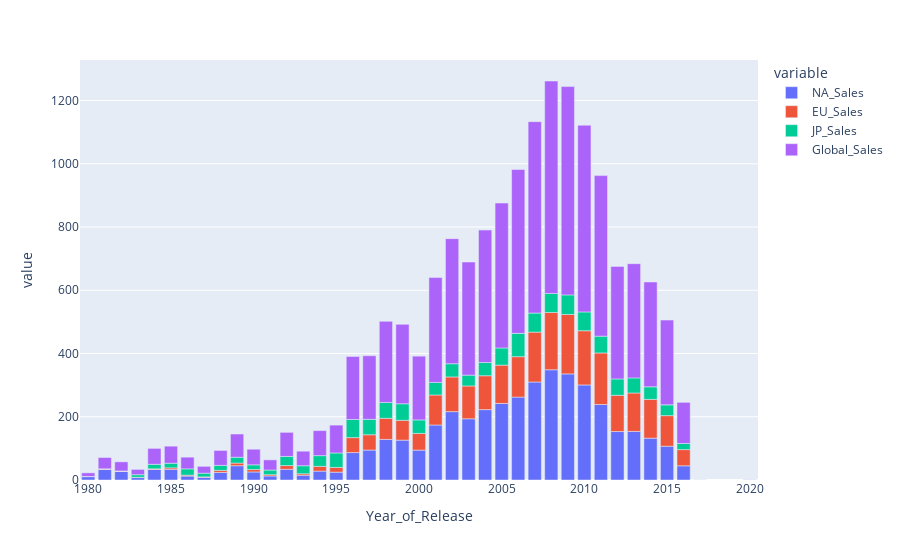

The notebook cell this image was saved under:
### Markdown cell above
## 9. Sales data by Year of Release

### Code cell
fig_9_df = df.groupby('Year_of_Release')[['NA_Sales', 'EU_Sales', 'JP_Sales', 'Global_Sales']].sum().reset_index()
fig_9 = px.bar(fig_9_df, x='Year_of_Release', y=['NA_Sales', 'EU_Sales', 'JP_Sales', 'Global_Sales'])
fig_9.show()

### Figure 1 — Plotly figure (JSON) as saved in the notebook; plotly's stock layout.template omitted (floating-point values rounded to 4 significant figures)
{"data": [{"alignmentgroup": "True", "hovertemplate": "variable=NA_Sales<br>Year_of_Release=%{x}<br>value=%{y}<extra></extra>", "legendgroup": "NA_Sales", "marker": {"color": "#636efa", "pattern": {"shape": ""}}, "name": "NA_Sales", "offsetgroup": "NA_Sales", "orientation": "v", "showlegend": true, "textposition": "auto", "type": "bar", "x": [1980, 1981, 1982, 1983, 1984, 1985, 1986, 1987, 1988, 1989, 1990, 1991, 1992, 1993, 1994, 1995, 1996, 1997, 1998, 1999, 2000, 2001, 2002, 2003, 2004, 2005, 2006, 2007, 2008, 2009, 2010, 2011, 2012, 2013, 2014, 2015, 2016, 2017, 2020], "xaxis": "x", "y": [10.59, 33.4, 26.92, 7.76, 33.28, 33.73, 12.5, 8.46, 23.87, 45.15, 25.46, 12.76, 33.89, 15.12, 28.16, 24.83, 86.76, 94.75, 128.4, 126.1, 94.5, 174.0, 216.2, 193.6, 222.5, 242.2, 262.1, 309.9, 348.7, 335.6, 300.6, 238.8, 153.3, 153.7, 132.3, 106.9, 44.93, 0, 0.27], "yaxis": "y"}, {"alignmentgroup": "True", "hovertemplate": "variable=EU_Sales<br>Year_of_Release=%{x}<br>value=%{y}<extra></extra>", "legendgroup": "EU_Sales", "marker": {"color": "#EF553B", "pattern": {"shape": ""}}, "name": "EU_Sales", "offsetgroup": "EU_Sales", "orientation": "v", "showlegend": true, "textposition": "auto", "type": "bar", "x": [1980, 1981, 1982, 1983, 1984, 1985, 1986, 1987, 1988, 1989, 1990, 1991, 1992, 1993, 1994, 1995, 1996, 1997, 1998, 1999, 2000, 2001, 2002, 2003, 2004, 2005, 2006, 2007, 2008, 2009, 2010, 2011, 2012, 2013, 2014, 2015, 2016, 2017, 2020], "xaxis": "x", "y": [0.67, 1.96, 1.65, 0.8, 2.1, 4.74, 2.84, 1.41, 6.59, 8.44, 7.63, 3.95, 11.71, 4.65, 14.88, 14.9, 47.26, 48.32, 66.9, 62.67, 52.77, 94.89, 109.8, 103.8, 107.3, 121.1, 127.9, 157.8, 181.1, 187.9, 171.4, 163.0, 114.6, 121.5, 122.7, 96.72, 51.22, 0, 0], "yaxis": "y"}, {"alignmentgroup": "True", "hovertemplate": "variable=JP_Sales<br>Year_of_Release=%{x}<br>value=%{y}<extra></extra>", "legendgroup": "JP_Sales", "marker": {"color": "#00cc96", "pattern": {"shape": ""}}, "name": "JP_Sales", "offsetgroup": "JP_Sales", "orientation": "v", "showlegend": true, "textposition": "auto", "type": "bar", "x": [1980, 1981, 1982, 1983, 1984, 1985, 1986, 1987, 1988, 1989, 1990, 1991, 1992, 1993, 1994, 1995, 1996, 1997, 1998, 1999, 2000, 2001, 2002, 2003, 2004, 2005, 2006, 2007, 2008, 2009, 2010, 2011, 2012, 2013, 2014, 2015, 2016, 2017, 2020], "xaxis": "x", "y": [0, 0, 0, 8.1, 14.27, 14.56, 19.81, 11.63, 15.76, 18.36, 14.88, 14.78, 28.91, 25.33, 33.99, 45.75, 57.44, 48.87, 50.04, 52.34, 42.77, 39.86, 41.76, 34.2, 41.65, 54.27, 73.74, 60.29, 60.25, 61.89, 59.49, 53.07, 51.8, 47.69, 39.69, 34.09, 19.31, 0.06, 0], "yaxis": "y"}, {"alignmentgroup": "True", "hovertemplate": "variable=Global_Sales<br>Year_of_Release=%{x}<br>value=%{y}<extra></extra>", "legendgroup": "Global_Sales", "marker": {"color": "#ab63fa", "pattern": {"shape": ""}}, "name": "Global_Sales", "offsetgroup": "Global_Sales", "orientation": "v", "showlegend": true, "textposition": "auto", "type": "bar", "x": [1980, 1981, 1982, 1983, 1984, 1985, 1986, 1987, 1988, 1989, 1990, 1991, 1992, 1993, 1994, 1995, 1996, 1997, 1998, 1999, 2000, 2001, 2002, 2003, 2004, 2005, 2006, 2007, 2008, 2009, 2010, 2011, 2012, 2013, 2014, 2015, 2016, 2017, 2020], "xaxis": "x", "y": [11.38, 35.77, 28.86, 16.79, 50.36, 53.94, 37.07, 21.74, 47.22, 73.45, 49.39, 32.23, 76.17, 45.98, 79.18, 88.11, 199.2, 201.0, 256.4, 251.2, 201.6, 331.5, 395.5, 357.8, 419.1, 458.3, 518.2, 605.4, 671.8, 658.9, 590.6, 507.8, 355.8, 361.2, 331.5, 268.1, 130.1, 0.06, 0.29], "yaxis": "y"}], "layout": {"barmode": "relative", "legend": {"title": {"text": "variable"}, "tracegroupgap": 0}, "margin": {"t": 60}, "xaxis": {"anchor": "y", "domain": [0, 1], "title": {"text": "Year_of_Release"}}, "yaxis": {"anchor": "x", "domain": [0, 1], "title": {"text": "value"}}}}
